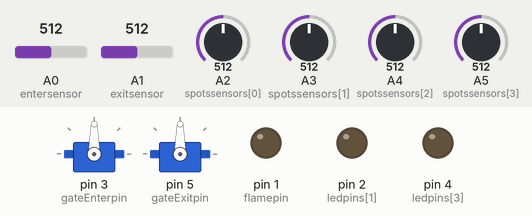
A sketch run on a simulated Arduino Uno, built with avr-gcc and run on an emulated ATmega328P. Parts: 2 × servo, output pins drawn as LEDs (lit = HIGH). The inputs (shaded band) are chosen by the test bench; at power-on: A0 (entersensor) = 512, A1 (exitsensor) = 512, A2 (spotssensors[0]) = 512, A3 (spotssensors[1]) = 512, A4 (spotssensors[2]) = 512, A5 (spotssensors[3]) = 512. Pins used as bus, display or sensor lines are not drawn.

Above: at 0.1 s.
At 2.1 s:
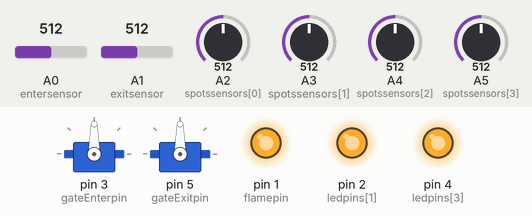
Timing chart, 0 to 3.6 s (numbered marks = the images above):
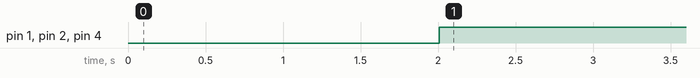

Measured:
- by itself, pin 1 (flamepin), pin 2 (ledpins[1]), pin 4 (ledpins[3]): LOW → HIGH at 2.0 s

The sketch:

main.ino
```cpp
// includes
#include<Servo.h>
#include<Wire.h>
#include<LiquidCrystal_I2C.h>
LiquidCrystal_I2C lcd(0x27,2,1,0,4,5,6,7,3,POSITIVE);
// servo
Servo gateEnter;
Servo gateExit;
// other declarations
int gateEnterpin=3;
int gateExitpin=5;
int ledpins[]={1,2,3,4,5};//will be modified
int flamepin=1;
int spotssensors[]={A2,A3,A4,A5};
int entersensor=A0;
int exitsensor=A1;
int CounterSpots;
int entergateangle;
int exitgateangle;
int detectionvalueGates;
int detectionvalueSpots;

// void setup
void setup() {
gateEnter.attach(gateEnterpin);
gateExit.attach(gateExitpin);
pinMode(flamepin,INPUT);
pinMode(entersensor,INPUT);
pinMode(exitsensor,INPUT);
for(int i=0;i<4;i++)
{

   pinMode(spotssensors[i],INPUT);
   pinMode(ledpins[i],OUTPUT);

}
 pinMode(ledpins[4],OUTPUT);
 CounterSpots=0;
 entergateangle=1;
 exitgateangle=1;
 detectionvalueGates=1010;
 detectionvalueSpots=1010;
 lcd.clear();
 lcd.setCursor(0,0);
 lcd.print("HELLO PARKING");
 delay(2000);
}


// void loop
void loop() {
//
  // initialize counter of parked with 0 for every loop
  CounterSpots=0;

  // check the enter gate if someone approuches to it
  if(!carDetection(entersensor,detectionvalueGates))
  {
    gateEnter.write(0);
  }

  // check the exit gate if someone is exiting
  if(!carDetection(exitsensor,detectionvalueGates))
  {
    gateExit.write(0);

  }

  // using lcd to show information
  lcd.clear();
  lcd.setCursor(0,0);
  String AvailableSpots="";

//  check for all infrared sensors to count how many parked cars, i.e. used places
  for(int i=0;i<4;i++)
  {
    int sensorvalue=analogRead(spotssensors[i]);

// if the place is not used the led is on, else it is off
    if(carDetection(spotssensors[i],detectionvalueSpots))
    {
      CounterSpots++;
      digitalWrite(ledpins[i],HIGH);

    }
    else{
           digitalWrite(ledpins[i],LOW);
           AvailableSpots+=String(i+1)+",";
      }
  }

// if the counterSpots < 4, display on lcd that there is available place for parking
  if(CounterSpots<4)
  {

    lcd.print("Available spots");
    lcd.setCursor(1,0);
    lcd.print(AvailableSpots);

  }
//  else, display that all is full
  else{
     lcd.print("Parking is FULL");
    }

//  detect if we need to open the gate or not, checking for nearing car AND the empty places
   if(carDetection(entersensor,detectionvalueGates)&&CounterSpots<4)
   {
        openEnterGate();
   }

    if(carDetection(exitsensor,detectionvalueGates)&&CounterSpots<4)
   {

     openExitGate();

   }
}


void openEnterGate()
{
    for(entergateangle;entergateangle<=90;entergateangle+=10)
    {
      gateEnter.write(entergateangle);
      delay(100);
      if(carDetection(exitsensor,detectionvalueGates))
      {
        openBoth();
      }

    }

 }

void openExitGate()
{

 for(exitgateangle;exitgateangle<=90;exitgateangle+=10)
    {
        gateExit.write(exitgateangle);
        delay(100);
     if(carDetection(entersensor,detectionvalueGates))
      {
        openBoth();
      }
    }

}

void openBoth()
{

while(exitgateangle<90||entergateangle<90)
{
  if(exitgateangle<90)
  {
    exitgateangle+=10;
    gateExit.write(exitgateangle);
  }
   if(entergateangle<90)
  {
    entergateangle+=10;
    gateEnter.write(exitgateangle);
  }

}

}

bool carDetection(int sensor,int detectvalue)
{
 return (analogRead(sensor)<detectvalue);
}


bool checkFlame()
{
 return (digitalRead(flamepin));
}

void flameLogic()
{
//ba3deen b2a ;

}
```
